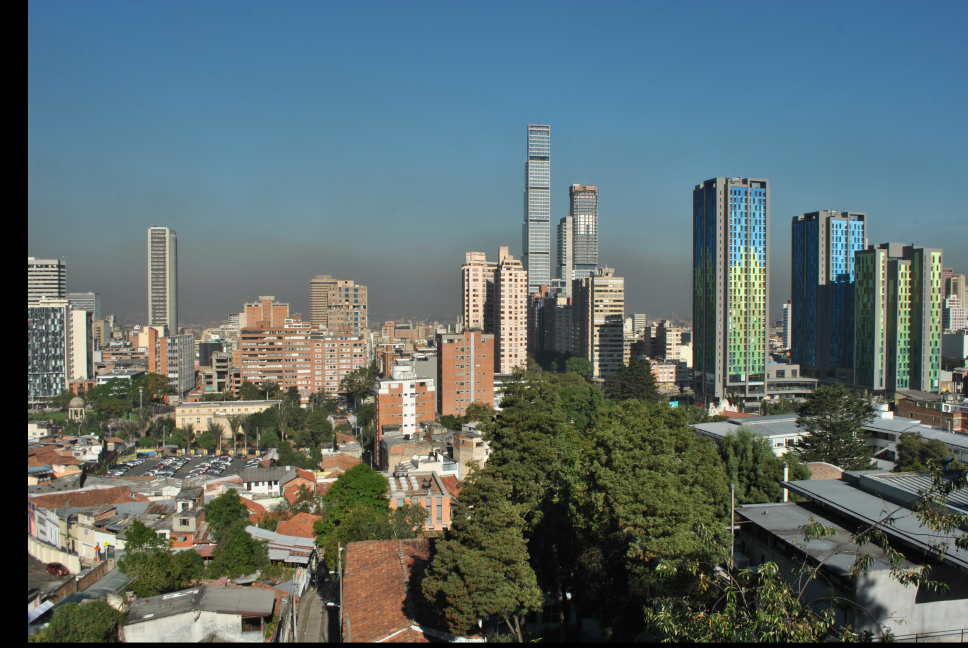
%> input picture IP/2016012309.JPG, 3872 x 2592 px (shown at 1/4 size); its folder holds only this picture in this run
$ octave --eval "paperIR;"   (GNU Octave 9; MATLAB toolbox functions it lacks are replaced by stand-ins)
%> lines starting %> are read from the running program, lines starting %| are printed output that depends on the picture; long printed decimals are rounded
function paperIR()

fotos = dir('*.jpg');
archivos=dir([pwd,'\*.JPG']);
numarchivos = length(archivos);
Coefs = zeros(numarchivos,1);
Vis = zeros(numarchivos,1);
promb= zeros(numarchivos,1);
promz2= zeros(numarchivos,1);
promz1=zeros(numarchivos,1);

for n=1: numarchivos
    disp(n);
    imagen = rgb2gray(imread(fotos(n).name));
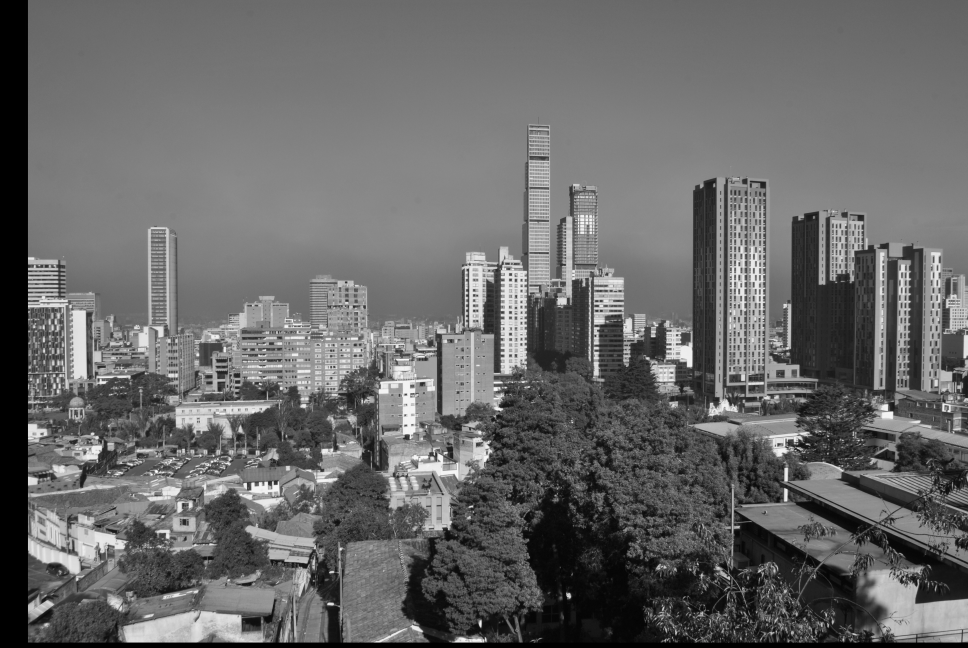
%> imagen: size 2592x3872 uint8 (shown at 1/4 size); min 0, max 255, mean 104.4
    background = imagen(300:350,600:680);
    prombackground = mean2(background);
%> prombackground = 117.2
    zona1 = imagen(550:580,200:250);
    promzona1 = mean2(zona1);
%> promzona1 = 121.1
    zona2 = imagen(350:400,140:220);
    promzona2 = mean2(zona2);
%> promzona2 = 113.2
    imagen(300:350,600:680) = 0;
    imagen(550:580,200:250)=0;
%> imagen: size 2592x3872 uint8; min 0, max 255, mean 104.4; mean of the top-left, top-right, bottom-left and bottom-right quarters 116.9, 119.7, 106.9, 74.1
    imagen(350:400,140:220) = 0;
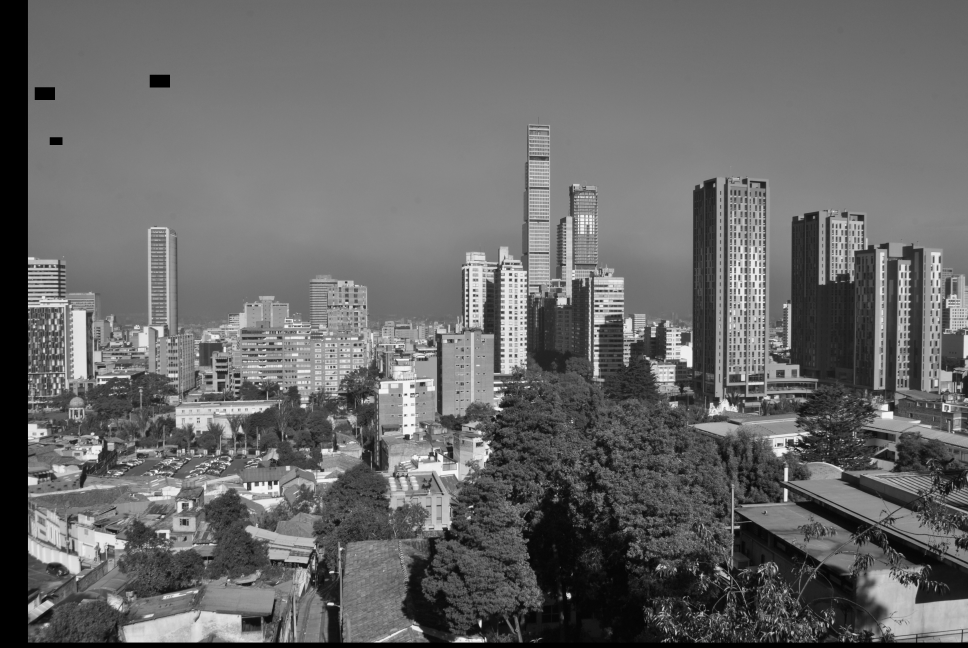
%> imagen: size 2592x3872 uint8 (shown at 1/4 size); min 0, max 255, mean 104.3

    fprintf('El promedio del background es %d, \n ',prombackground);
    fprintf('El promedio de la zona 1 es %d, \n ',promzona1);
    fprintf('El promedio de la zona 2 es %d, \n ',promzona2);

    promb(n)= prombackground;
    promz1(n)= promzona1;
    promz2(n)=promzona2;

    concentracion= (prombackground-promzona2)/(prombackground-promzona1);
%> concentracion = -1.02
    x1= 0.1; %km
    x2=0.35; %km
    x= x2-x1;
    coef= -(1/x)* log(concentracion);
    fprintf('El coeficiente de extinción será igual a %d,\n ',coef);
    visibilidad= 3/coef;
    fprintf('La visibilidad tiene un valor de %d',visibilidad);
%| El promedio del background es 117.212,
%|  El promedio de la zona 1 es 121.149,
%|  El promedio de la zona 2 es 113.207,
%|  El coeficiente de extinción será igual a -0.06803,
%|  La visibilidad tiene un valor de -0.001292
    figure, imshow(imagen);
    hold on
    grid on
    axis on
    title(fotos(n).name)
    Coefs(n) = coef;
    Vis(n) = visibilidad;
end
    filename = 'datos.xlsx';
    lim1 = sprintf('A2:A%d',numarchivos+1);
    lim2 = sprintf('B2:B%d',numarchivos+1);
    lim3 = sprintf('C2:C%d',numarchivos+1);
    lim4 = sprintf('D2:D%d',numarchivos+1);
    lim5 = sprintf('E2:E%d',numarchivos+1);

    xlswrite(filename, {'Coeficiente','Visibilidad','Promedio del Background','Promedio Zona1','Promedio Zona2'},'A1:E1');
    xlswrite(filename,Coefs,1,lim1);
    xlswrite(filename,Vis,1,lim2);
    xlswrite(filename,promb,1,lim3);
    xlswrite(filename,promz1,1,lim4);
    xlswrite(filename,promz2,1,lim5);

end

$ run again, on IP/2016041409.JPG
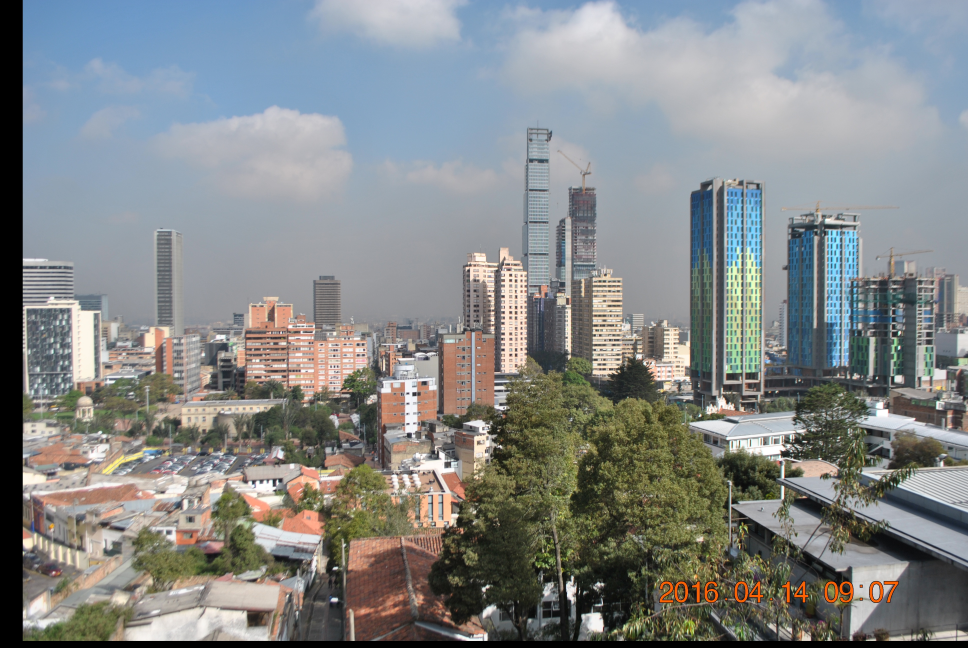
%> input picture IP/2016041409.JPG, 3872 x 2592 px (shown at 1/4 size)
%> in paperIR, `imagen = rgb2gray(imread(fotos(n).name));`:
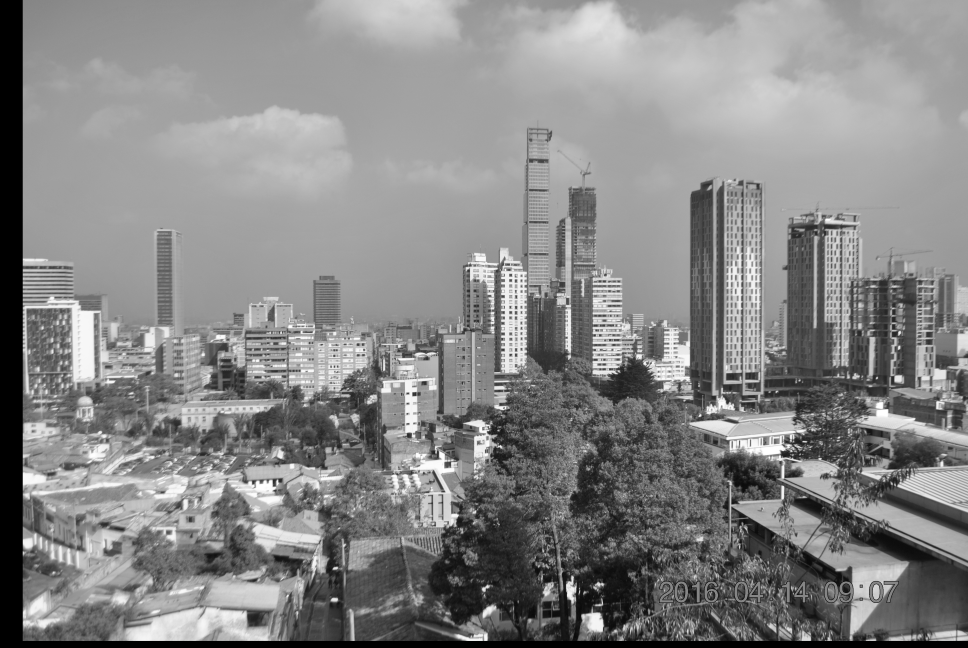
%> imagen: size 2592x3872 uint8 (shown at 1/4 size); min 0, max 255, mean 134.5
%> prombackground = 165
%> promzona1 = 158.2
%> promzona2 = 153.9
%> in paperIR, `imagen(350:400,140:220) = 0;`:
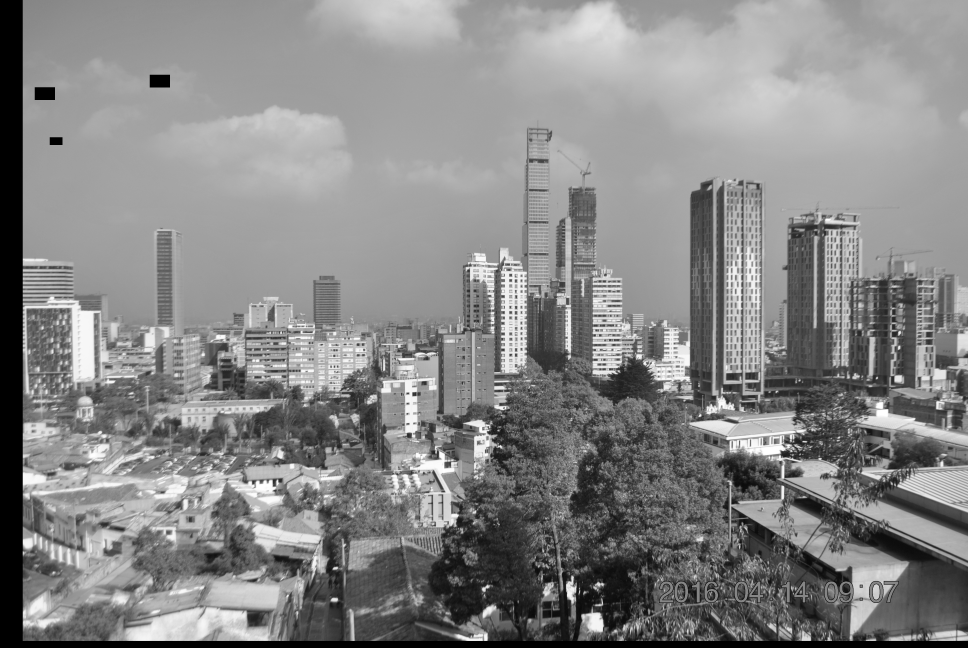
%> imagen: size 2592x3872 uint8 (shown at 1/4 size); min 0, max 255, mean 134.4; mean of the top-left, top-right, bottom-left and bottom-right quarters 152.2, 161.9, 125.2, 98.3
%> concentracion = 1.62
%> coef = -1.93
%> visibilidad = -1.55
%| El promedio del background es 165.006,
%|  El promedio de la zona 1 es 158.185,
%|  El promedio de la zona 2 es 153.948,
%|  El coeficiente de extinción será igual a -1.933,
%|  La visibilidad tiene un valor de -1.552

$ run again, on IP/2016050510.JPG
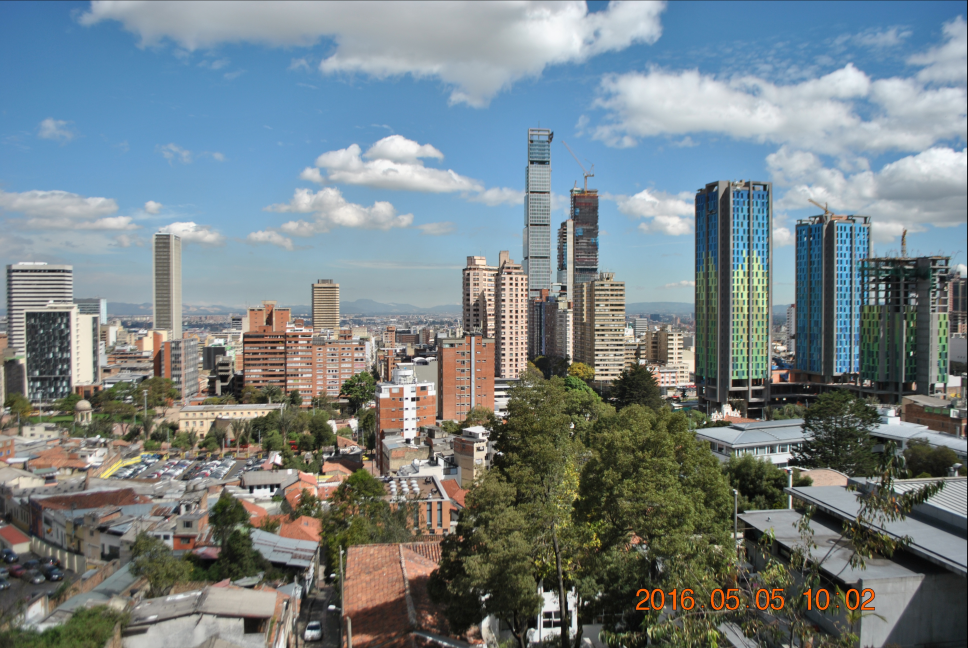
%> input picture IP/2016050510.JPG, 3872 x 2592 px (shown at 1/4 size)
%> prombackground = 130.4
%> in paperIR, `zona1 = imagen(550:580,200:250);`:
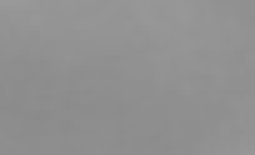
%> zona1: size 31x51 uint8 (shown 5 times larger); min 138, max 153, mean 144.5
%> promzona1 = 144.5
%> promzona2 = 128.5
%> in paperIR, `imagen(350:400,140:220) = 0;`:
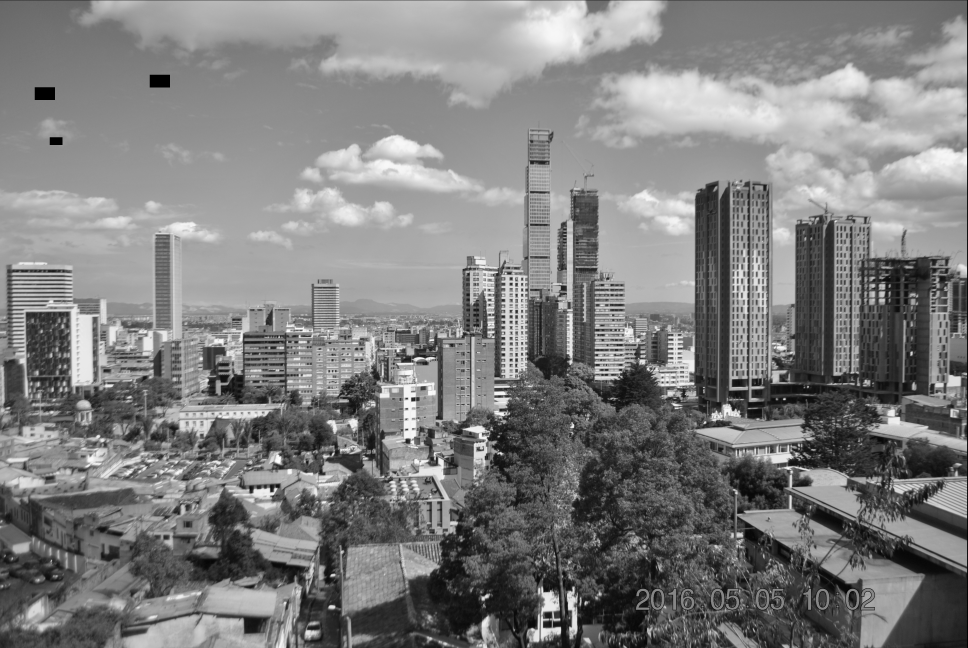
%> imagen: size 2592x3872 uint8 (shown at 1/4 size); min 0, max 255, mean 126.6; mean of the top-left, top-right, bottom-left and bottom-right quarters 155.1, 152, 113.4, 85.8
%> concentracion = -0.141
%| El promedio del background es 130.436,
%|  El promedio de la zona 1 es 144.485,
%|  El promedio de la zona 2 es 128.453,
%|  El coeficiente de extinción será igual a 7.833,
%|  La visibilidad tiene un valor de 0.1072

$ run again, on IP/2016081210.JPG
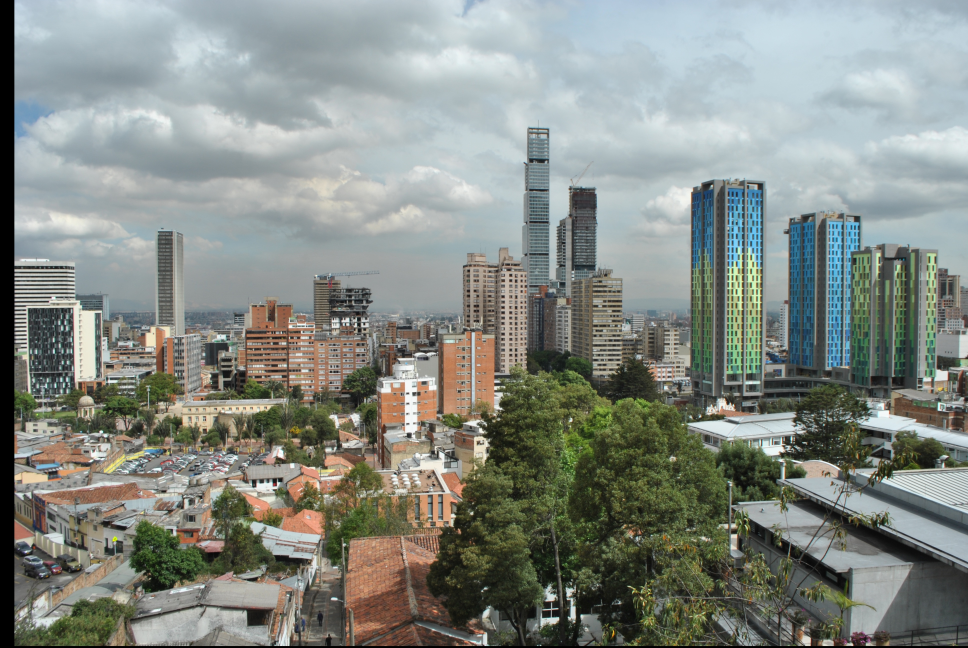
%> input picture IP/2016081210.JPG, 3872 x 2592 px (shown at 1/4 size)
%> prombackground = 171.1
%> promzona1 = 196.4
%> in paperIR, `zona2 = imagen(350:400,140:220);`:
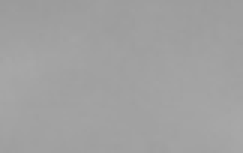
%> zona2: size 51x81 uint8 (shown 3 times larger); min 155, max 168, mean 161
%> promzona2 = 161
%> in paperIR, `imagen(350:400,140:220) = 0;`:
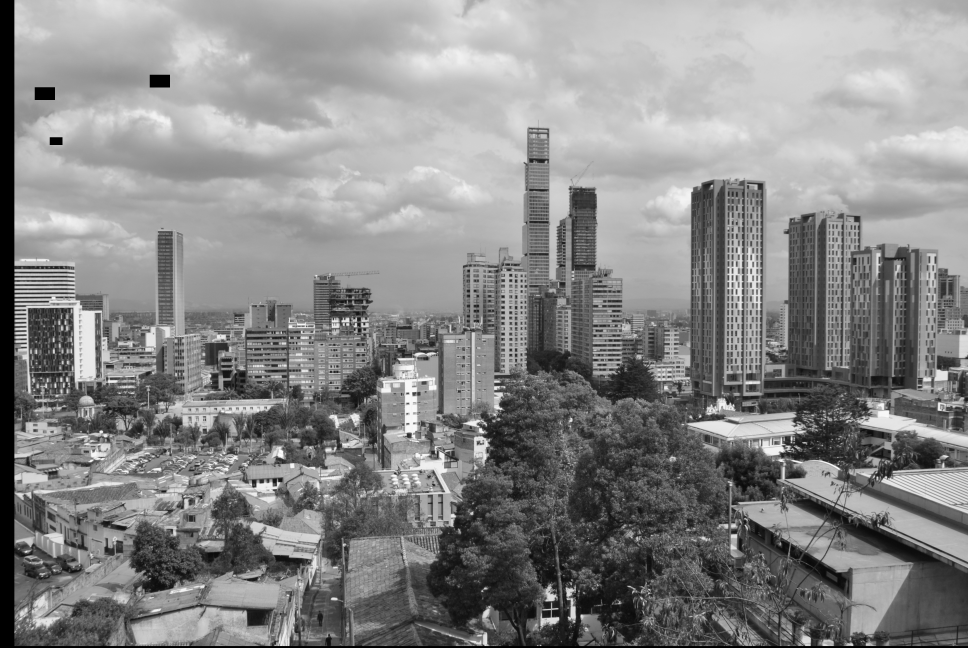
%> imagen: size 2592x3872 uint8 (shown at 1/4 size); min 0, max 255, mean 136.1
%> concentracion = -0.399
%| El promedio del background es 171.131,
%|  El promedio de la zona 1 es 196.417,
%|  El promedio de la zona 2 es 161.036,
%|  El coeficiente de extinción será igual a 3.673,
%|  La visibilidad tiene un valor de 0.06429

$ run again, on IP/2016040110.JPG
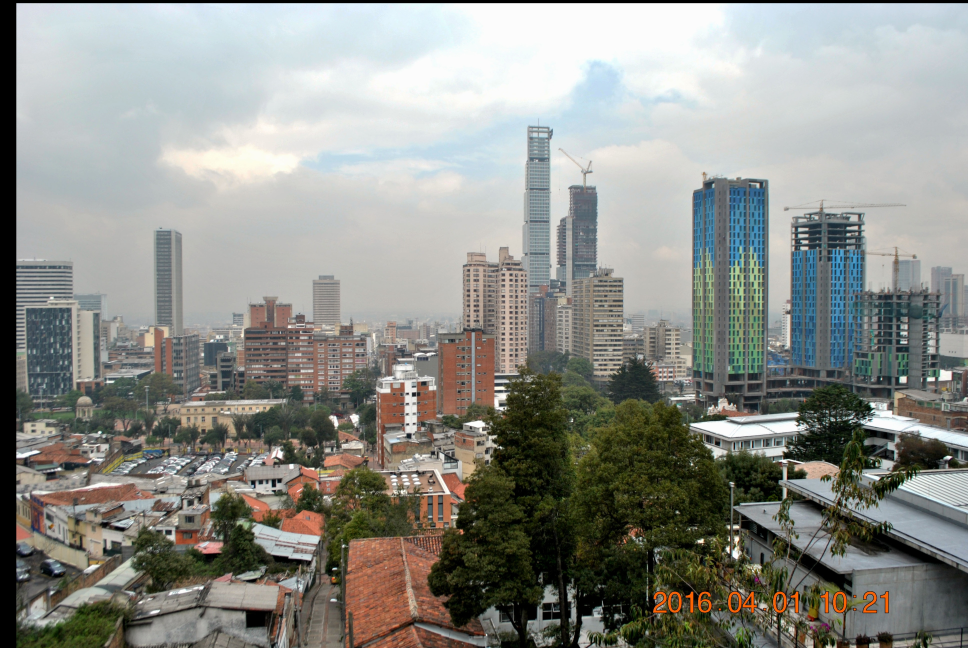
%> input picture IP/2016040110.JPG, 3872 x 2592 px (shown at 1/4 size)
%> in paperIR, `imagen = rgb2gray(imread(fotos(n).name));`:
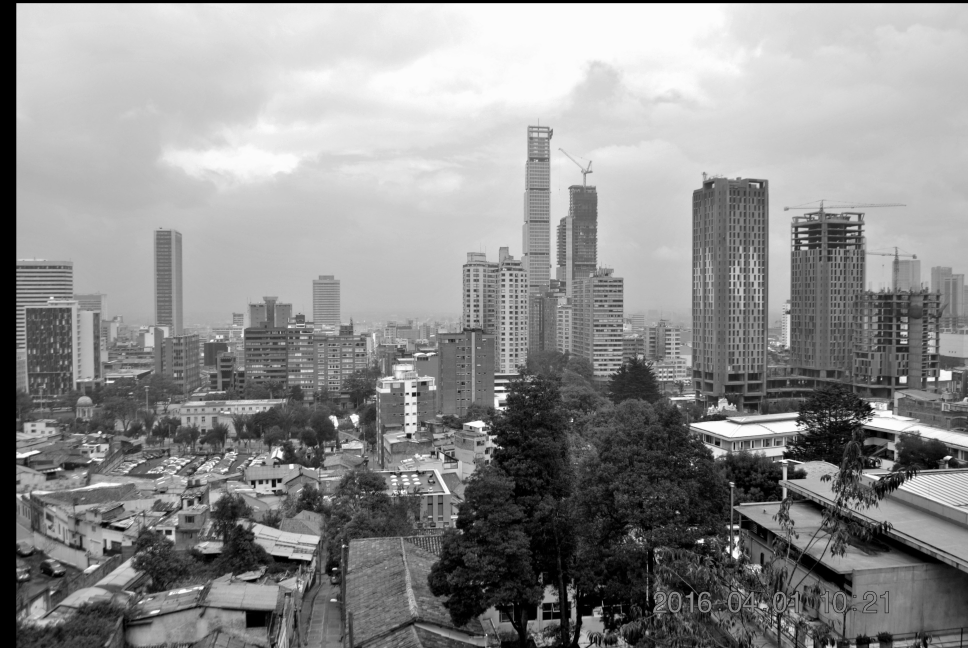
%> imagen: size 2592x3872 uint8 (shown at 1/4 size); min 0, max 255, mean 141.6
%> prombackground = 204
%> promzona1 = 197.3
%> promzona2 = 206.8
%> in paperIR, `imagen(350:400,140:220) = 0;`:
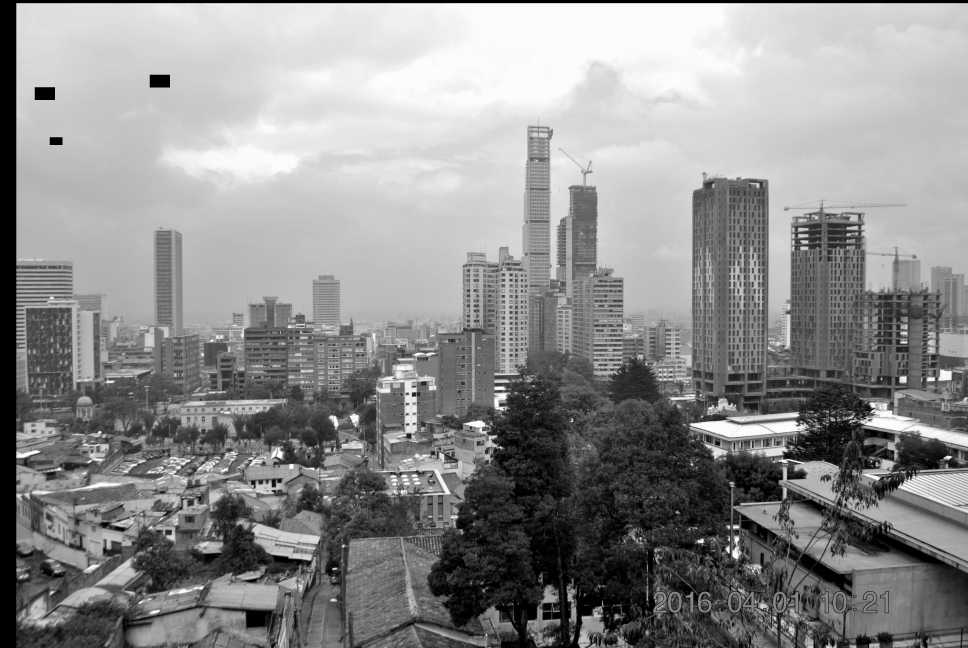
%> imagen: size 2592x3872 uint8 (shown at 1/4 size); min 0, max 255, mean 141.4
%> concentracion = -0.418
%| El promedio del background es 203.966,
%|  El promedio de la zona 1 es 197.263,
%|  El promedio de la zona 2 es 206.766,
%|  El coeficiente de extinción será igual a 3.492,
%|  La visibilidad tiene un valor de 0.06158
